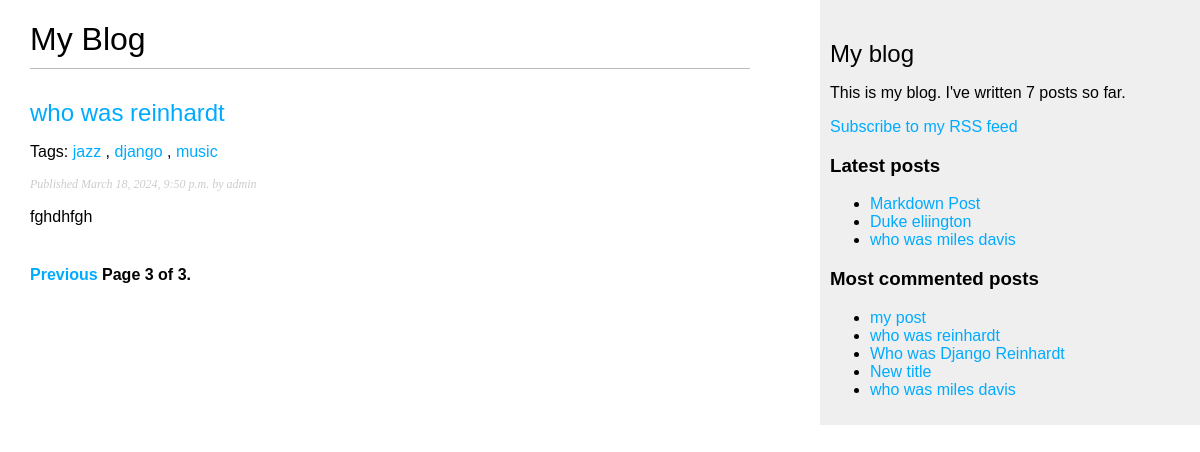
Page /blog/?page=3 on the committed database.
### blog/models.py (models this page shows, shortened)
class Post(models.Model):
    class Status(models.TextChoices):
        DRAFT = 'DF', 'Draft'
        PUBLISHED = 'PB', 'Published'
    title = models.CharField(max_length=250)
    slug = models.SlugField(max_length=250,
                            unique_for_date='publish')
    author = models.ForeignKey(User,
                               on_delete=models.CASCADE,
                               related_name='blog_posts')
    body = models.TextField()
    publish = models.DateTimeField(default=timezone.now)
    created = models.DateTimeField(auto_now_add=True)
    updated = models.DateTimeField(auto_now=True)
    status = models.CharField(max_length=2,
                              choices=Status.choices,
                              default=Status.DRAFT)
    tags = TaggableManager()
    objects = models.Manager() # The default manager.
    published = PublishedManager() # Our custom manager.
    class Meta:
        ordering = ['-publish']
        indexes = [
            models.Index(fields=['-publish']),
        ]
    def get_absolute_url(self):
        return reverse('blog:post_detail',
                       args=[self.publish.year,
                             self.publish.month,
                             self.publish.day,
                             self.slug])

### blog/views.py (the view)
# urls.py: path('', views.post_list, name='post_list'),
def post_list(request, tag_slug=None):
    post_list = Post.published.all()
    tag = None
    if tag_slug:
        tag = get_object_or_404(Tag, slug=tag_slug)
        post_list = post_list.filter(tags__in=[tag])
    paginator = Paginator(post_list, 3)
    page_number = request.GET.get('page', 1)
    posts = paginator.page(page_number)
    return render(request,
                 'blog/post/list.html',
                 {'posts': posts})

### blog/models.py (called while the page is built)
    def get_queryset(self):
        return super().get_queryset()\
                      .filter(status=Post.Status.PUBLISHED)

### blog/templatetags/blog_tags.py (called while the page is built)
@register.simple_tag
def total_posts():
    return Post.published.count()

@register.inclusion_tag('blog/post/latest_posts.html')
def show_latest_posts(count=5):
    latest_posts = Post.published.order_by('-publish')[:count]
    return {'latest_posts': latest_posts}

@register.simple_tag
def get_most_commented_posts(count=5):
    return Post.published.annotate(
                total_comments=Count('comments')
            ).order_by('-total_comments')[:count]

@register.filter(name='markdown')
def markdown_format(text):
    return mark_safe(markdown.markdown(text))

### blog/templates/blog/post/list.html (shortened to what this page needs)
{% extends "blog/base.html" %}
{% load blog_tags %}
{% block content %}
  <h1>My Blog</h1>
  {% for post in posts %}
    <h2>
      <a href="{{ post.get_absolute_url }}">
        {{ post.title }}
      </a>
    </h2>
    <p class="tags">
      Tags:
      {% for tag in post.tags.all %}
      <a href="{% url 'blog:post_list_by_tag' tag.slug %}">
      {{ tag.name }}
      </a>
      {% if not forloop.last %}, {% endif %}
      {% endfor %}
    </p>
    <p class="date">
      Published {{ post.publish }} by {{ post.author }}
    </p>
    {{ post.body|markdown|truncatewords_html:30 }}
  {% endfor %}
  {% include 'pagination.html' with page=posts %}
{% endblock %}

### blog/templates/blog/base.html (shortened to what this page needs)
{% load blog_tags %}
{% load static %}
<!DOCTYPE html>
<html>
<head>
  <link href="{% static 'css/blog.css' %}" rel="stylesheet">
</head>
<body>
  <div id="content">
    {% block content %}
    {% endblock %}
  </div>
  <div id="sidebar">
    <h2>My blog</h2>
    <p>
      This is my blog.
      I've written {% total_posts %} posts so far.
    </p>
    <p>
      <a href="{% url 'blog:post_feed' %}">
      Subscribe to my RSS feed
      </a>
    </p>
    <h3>Latest posts</h3>
    {% show_latest_posts 3 %}
    <h3>Most commented posts</h3>
    {% get_most_commented_posts as most_commented_posts %}
    <ul>
      {% for post in most_commented_posts %}
      <li>
        <a href="{{ post.get_absolute_url }}">{{ post.title }}</a>
      </li>
      {% endfor %}
    </ul>
  </div>
</body>
</html>

### blog/templates/blog/post/latest_posts.html
<ul>
    {% for post in latest_posts %}
    <li>
    <a href="{{ post.get_absolute_url }}">{{ post.title }}</a>
    </li>
    {% endfor %}
</ul>

### blog/static/css/blog.css (style rules this page uses)
body { margin:0; padding:0; font-family:helvetica, sans-serif; }
a { color:#00abff; text-decoration:none; }
h1 { font-weight:normal; border-bottom:1px solid #bbb; padding:0 0 10px 0; }
h2 { font-weight:normal; margin:30px 0 0; }
#content { float:left; width:60%; padding:0 0 0 30px; }
#sidebar { float:right; width:30%; padding:10px; background:#efefef; height:100%; }
p.date { color:#ccc; font-family: georgia, serif; font-size: 12px; font-style: italic; }

### rows in the picture
Post: title "who was reinhardt", publish "March 18, 2024, 9:50 p.m.", author "admin", body "fghdhfgh"
Tag: name "jazz"
Tag: name "django"
Tag: name "music"
Post: title "Markdown Post"
Post: title "Duke eliington"
Post: title "who was miles davis"
Post: title "my post"
Post: title "Who was Django Reinhardt"
Post: title "New title"

### other values in the picture
{{ page.number }} "3"
{{ page.paginator.num_pages }} "3"
